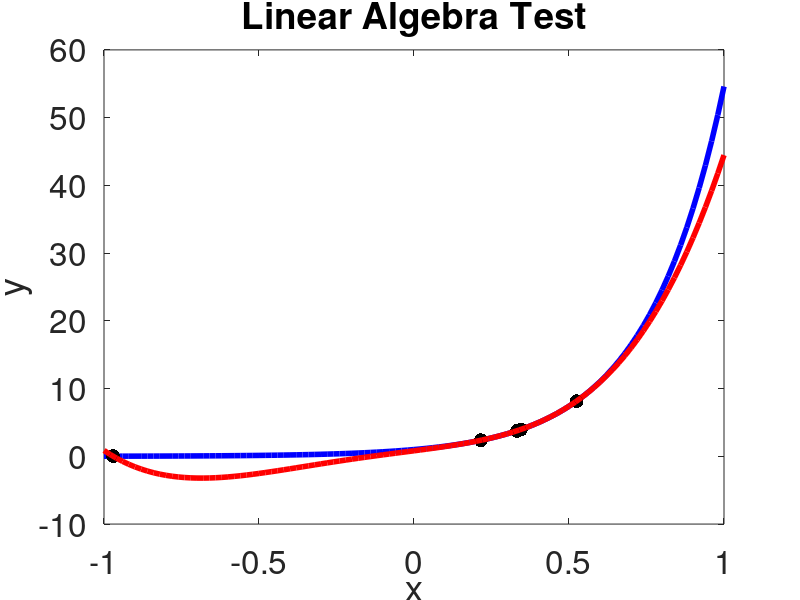

The MATLAB script that drew this image:
function linearAlgebraMultiTest
%linearAlgebraTests Lagrange interpolation tests 

% define the problem environment
clf; format short ; close all
set(0,'DefaultAxesFontSize',24,'defaultlinelinewidth',4);
set(gca,'FontSize',24);% set ploting font size
%rng(101) % fix the random number seed when debugging

% define the problem to be solved
ndata=5; % number of linear data points
nbasis=ndata; % number of basis functions (=ndata for interpolation)

% define the basis function
basisFunction='monomials'; % monomials  trig legendre

% define underlying function to be interpolated
dataSpacing='random'; % random uniform chebyshev 
dataFunction = 'exp'; % poly Runge sine cosine
dataParm= 4; % highest degree (poly) or frequency (sine, cosine)

% define the grid to plot the function and interpolant
xbeg=-1; xend=+1; nplot=101; % range of data set

% evaluate the function being fit and plot it
xplot=linspace(xbeg,xend,nplot);
yplot=genYdata(xplot,dataFunction,dataParm);
plot(xplot,yplot,'b');
title('Linear Algebra Test')
xlabel('x');ylabel('y');

% generate the data and plot the data
[xdata] = genXdata(dataSpacing,xbeg, xend, ndata);
[ydata] = genYdata(xdata, dataFunction,dataParm);
hold on
scatter(xdata,ydata,100,'k','filled')


% set up linear system for Design matrix
nrow=ndata; % number of rows  (data samples)
ncol=nbasis;% number of columns (basis functions)
Adata=NaN(nrow,ncol);
for ic=1:ncol
    for ir=1:nrow
        Adata(ir,ic)=evalBasis(xdata(ir),basisFunction,ic);
    end
end

% Analyze the Design (interpolation) matrix
% disp('Adata');disp(Adata)
condA=1/rcond(Adata);
disp(['condition number of A = ', num2str(condA)])


% solve the linear system
coef=linsolve(Adata,ydata');
% coef=Adata\ydata;
disp('coef');disp(coef')

% check that the solution satisfies the equation
residual=Adata*coef - ydata';
if norm(residual) > 10*eps*condA
    disp(['solution fail residual = ', num2str(norm(residual))]);
    keyboard;
end

% compute the residual at the data points (=0 for interpolation)
yhatdata= evaluateFit(xdata,coef, basisFunction);
resid = norm(yhatdata-ydata);
disp(['resid = ',num2str(resid)])

% plot the fit through the data
yhatplot= evaluateFit(xplot, coef, basisFunction);

% compute the L2 error for the interpolant
L2error=sqrt(trapz(xplot,(yplot-yhatplot).^2));
disp(['L2error = ',num2str(L2error)])
% check with trapizodial rule

hold on
plot(xplot,yhatplot,'r')

end

%------------------

function basis = evalBasis(x, basisFunction, ib)
%evalBasis evaluate the ib-th basis function

switch basisFunction
    case 'monomials'
        basis=x.^(ib-1);

    case 'trig'
        freq=ceil((ib-1)/2)*pi;
        if mod(ib,2)
            basis=cos(x*freq);
        else
            basis=sin(x*freq);
        end

    otherwise
        error(['basisFun= ',basisFun,' not defined'])
end
end


function [xdata, ydata] = genXdata(dataSpacing,xbeg, xend, ndata)
%genXdata generating ndata sample points between xbeg and xend

switch dataSpacing
    case 'uniform'
        xdata=linspace(xbeg,xend,ndata);
        %
    case 'random'
        xdata=xbeg+(xend-xbeg)*rand(1,ndata);
        %
    case 'chebyshev'
        xdata=NaN(1,ndata);
        for ix=1:ndata
        xdata(ix)=0.5*((xbeg+xend)+(xend-xbeg)*cos(pi*(2*ix-1)/(2*ndata)));
        end
    otherwise
        error(['dataSpacing= ',dataSpacing,' not defined'])
end
end


function [ydata]= genYdata(xdata, dataFunction, dataParm)
%genYdata generate data

switch dataFunction
    case 'poly'
        % dataParm is the degree of the polynomial
        ydata=ones(size(xdata));
        for id=1:dataParm
            ydata=ydata+id*xdata.^id;
        end

    case 'Runge'
        ydata = 1 ./ (1 + 25.*xdata.^2);

    case 'sine'
        % dataParm is highest frequency
        ydata=sin(xdata);
        for id=1:dataParm
            ydata=ydata+id*sin(id*xdata*pi);
        end

    case 'cosine'
        % dataParm is highest frequency
        ydata=1;
        for id=1:dataParm
            ydata=ydata+id*cos(id*xdata*pi);
        end
    case 'exp'
        %dataParm is the coeff in the exponent
        ydata = exp(dataParm .* xdata);
    otherwise
        error(['dataFunction= ',dataFunction,' not defined'])
end
end




function y = evaluateFit(x,coef,basisFunction)
% evaluateFit evaluate the polynomial

nbasis = length(coef);
y = coef(1)*evalBasis(x, basisFunction, 1);
for ib=2:nbasis
    y = y + coef(ib)*evalBasis(x, basisFunction, ib);
end

end